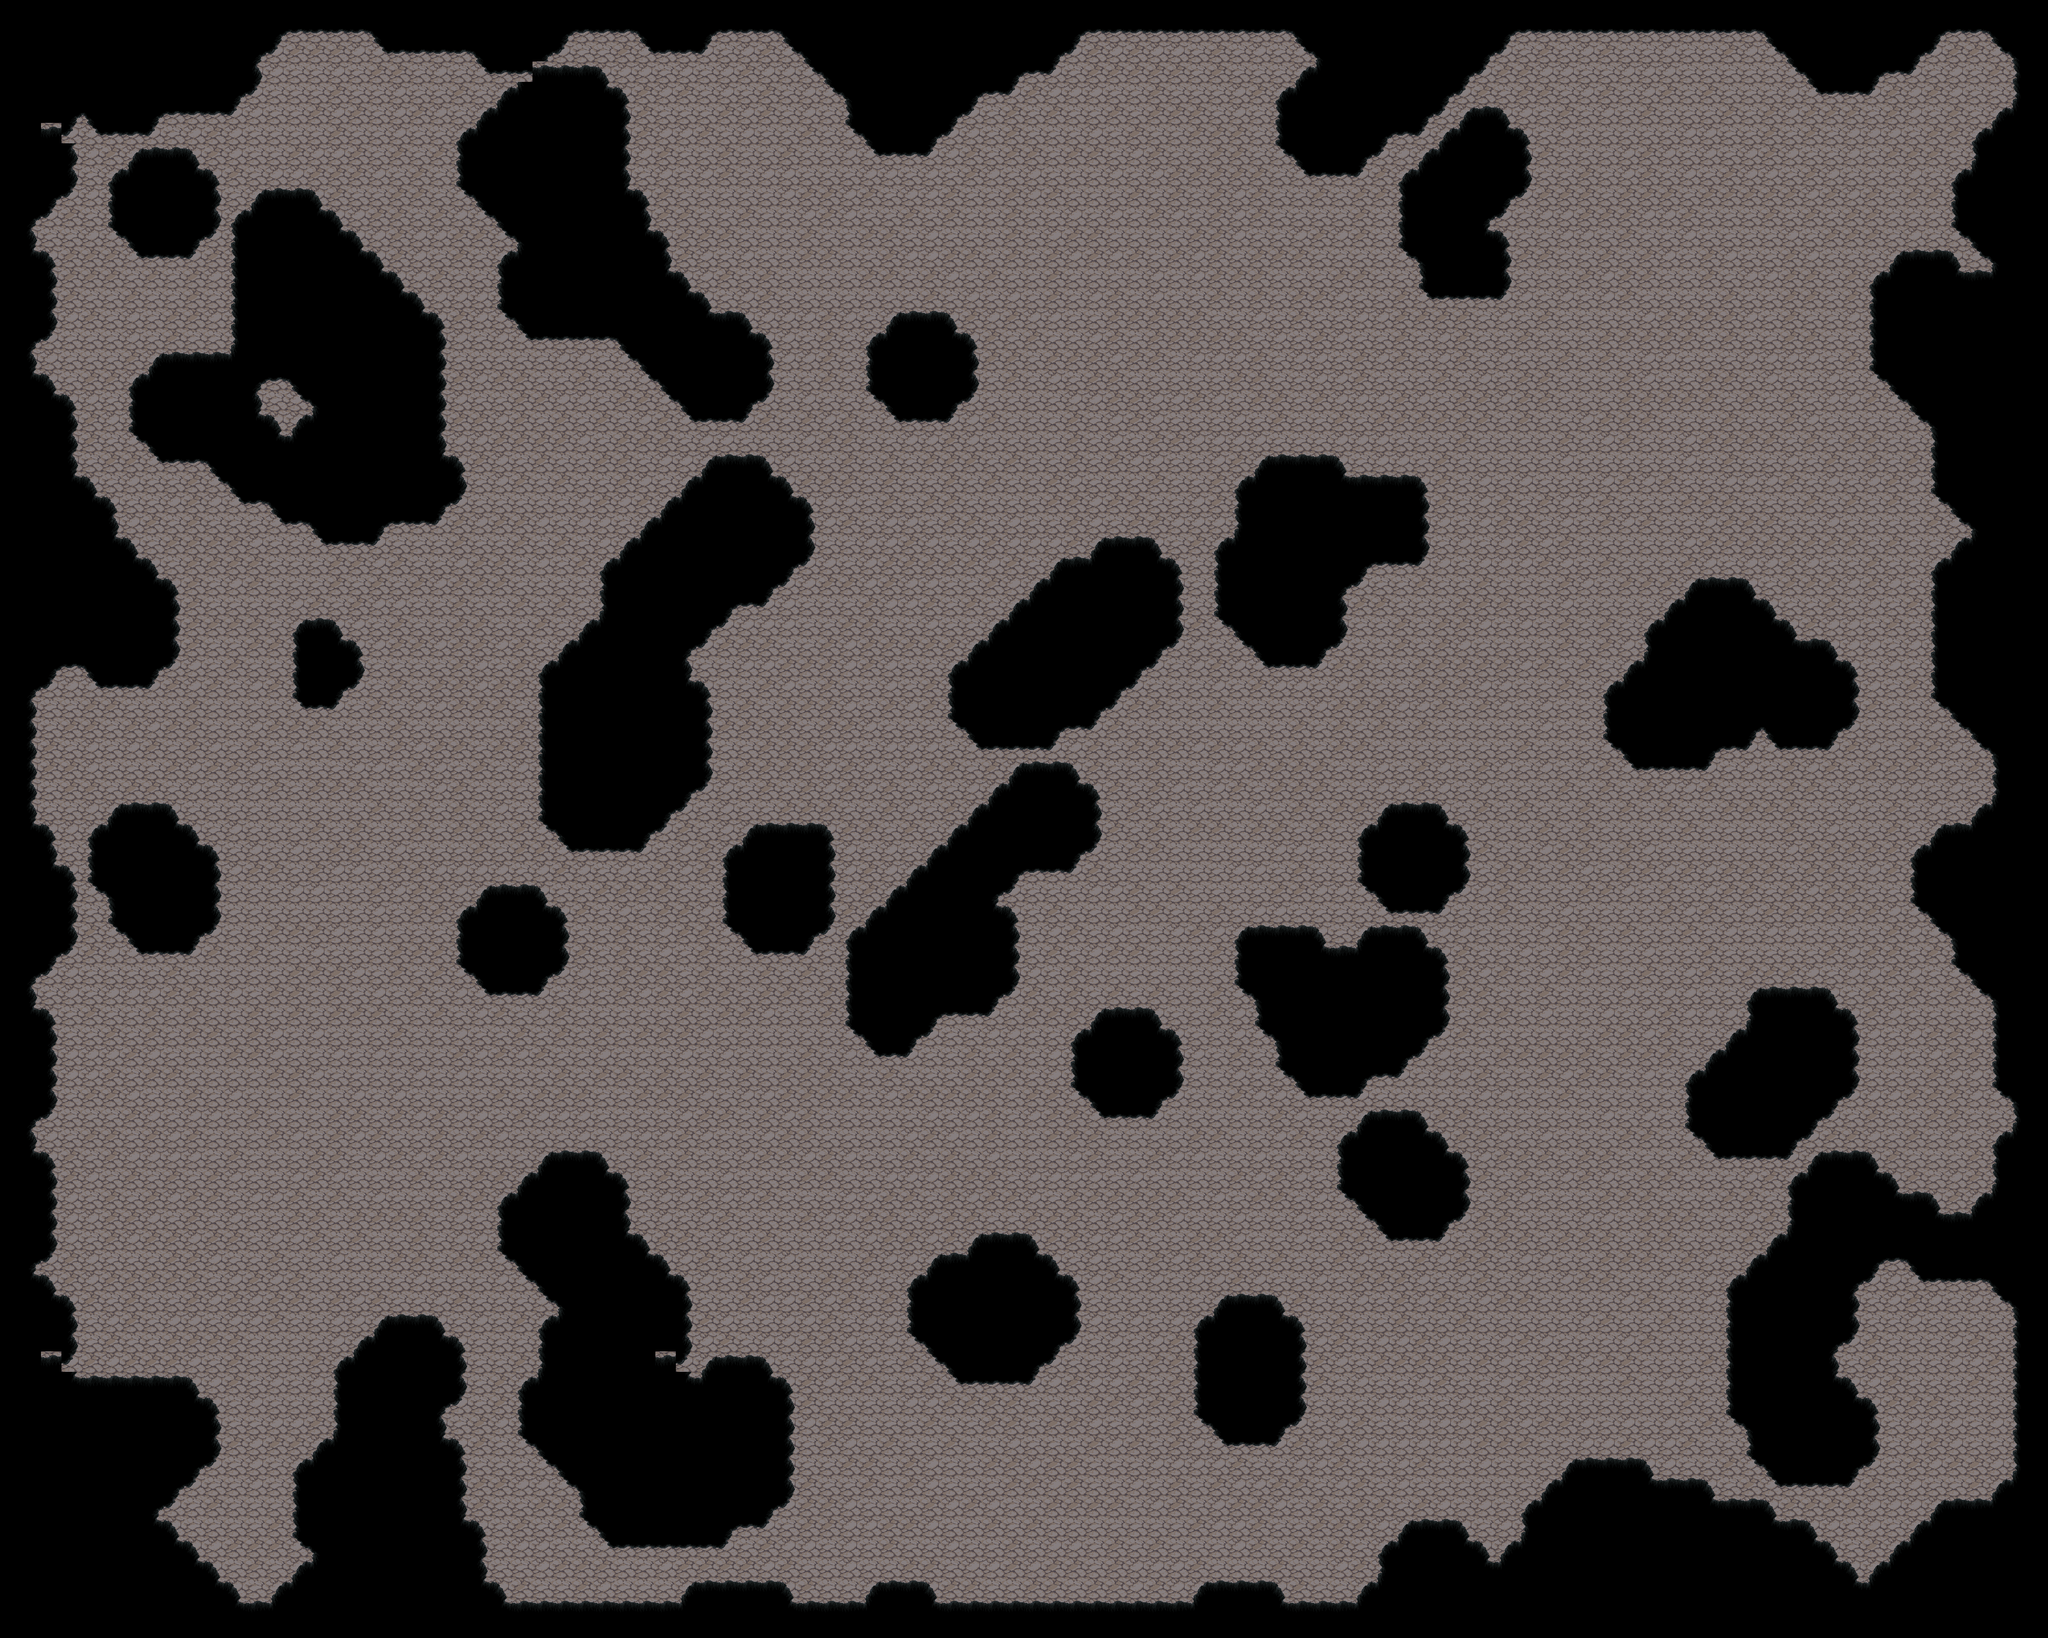

Rendered tile map (Tiled .tmx) drawn with the repository's tilesets; below, a short description and the map source with its tile grids summarised:
An orthogonal 100x80 tile map with 32x32 px tiles, 2 tile layers (BaseLayer, Walls).

<map version="1.10" tiledversion="1.10.2" orientation="orthogonal" renderorder="right-down" width="100" height="80" tilewidth="32" tileheight="32" infinite="0" nextlayerid="4" nextobjectid="11">
 <editorsettings>
  <export target="Maps/GeneratedMap.tmx" format="tmx" />
 </editorsettings>
 <tileset firstgid="1" source="TileSetOdyssey.tsx" />
 <layer id="2" name="BaseLayer" width="100" height="80" locked="0">
  <data>[8000 cells, 8000 non-empty, 1 distinct tile ids]</data>
 </layer>
 <layer id="1" name="Walls" width="100" height="80" locked="0">  <data>[8000 cells, 8000 non-empty, 16 distinct tile ids]</data>
 </layer>
</map>
